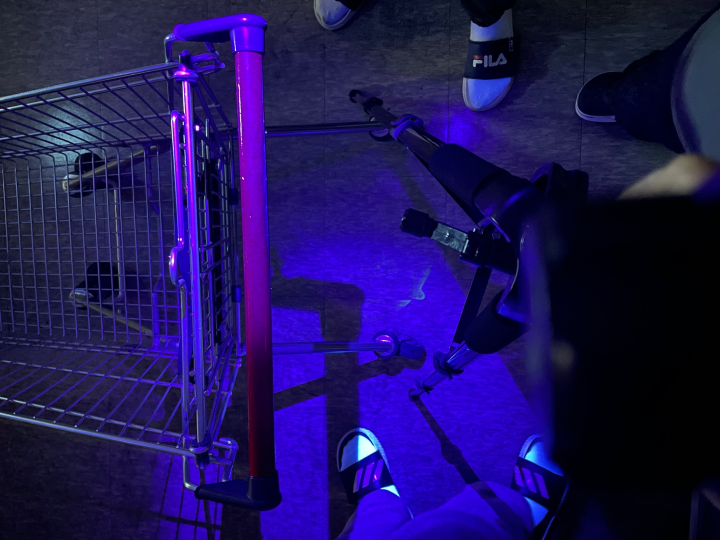
#> input picture 222.jpg, 1440 x 1080 px (shown at 1/2 size)
$ python test2.py
#> lines starting #> are read from the running program, lines starting #| are printed output that depends on the picture
#!/usr/bin/env python
from opencv_header import *

def onChange(pos):
    pass

if __name__ == "__main__":
    # capture = cv2.VideoCapture(-1)
    # capture.set(cv2.CAP_PROP_FRAME_WIDTH, 640)
    # capture.set(cv2.CAP_PROP_FRAME_HEIGHT, 480)
    src = cv2.imread("./222.jpg", cv2.IMREAD_COLOR)
#> src is the input picture: shape (1080, 1440, 3); mean B, G, R 90.3, 19.1, 30.6
    # src = cv2.imread("/home/robit/VS_workspace/capstone/images/1.jpg", cv2.IMREAD_COLOR)
    src = cv2.resize(src, dsize=(640, 480), interpolation=cv2.INTER_AREA)
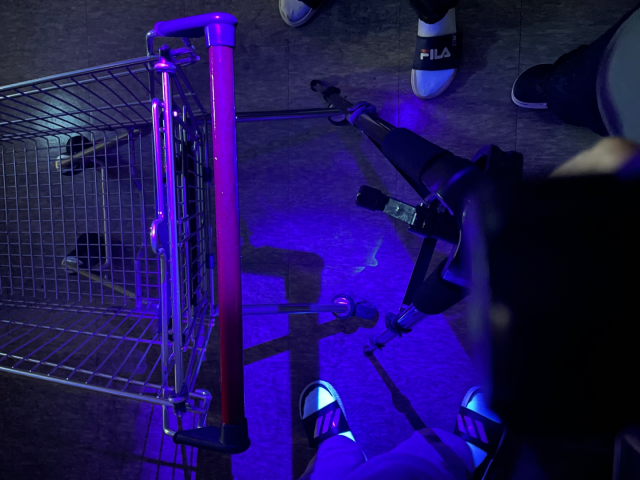
#> src: shape (480, 640, 3); mean B, G, R 90.3, 19.1, 30.6

    cv2.namedWindow("img_binary")

    cv2.createTrackbar("g_scale", "img_binary", 0, 255, onChange)

    cv2.setTrackbarPos("g_scale", "img_binary", 27)

    while cv2.waitKey(33) != ord('q'):
        # ret, frame = capture.read()
        # cv2.imshow("VideoFrame", frame)
#> (key q is pressed here)
        height, width, channel = src.shape

        g_scale = cv2.getTrackbarPos("g_scale", "img_binary")


        img_binary = Grayscale(src, g_scale)
        cv2.imshow('img_binary', img_binary)


        if cv2.waitKey(33) == ord('r'):
            cv2.setTrackbarPos("g_scale", "img_contourBox", 27)

#> (the run stopped early here; a loop or call above may not have finished)

$ run again, with 111.jpg copied over 222.jpg
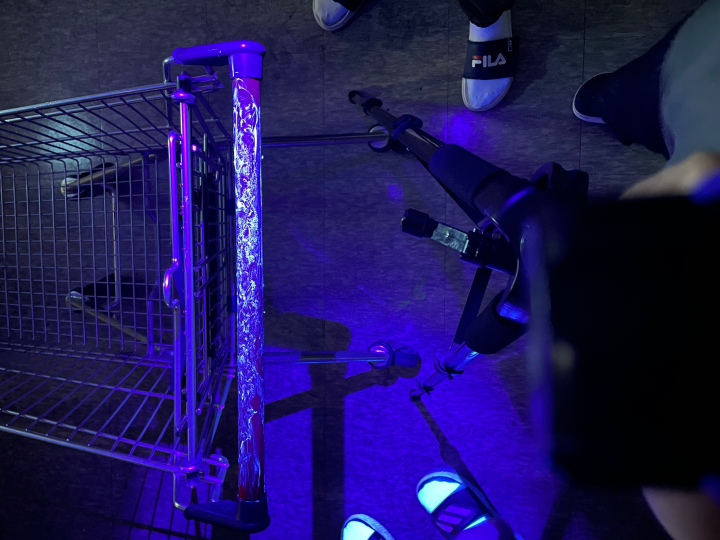
#> input picture 111.jpg, 1440 x 1080 px (shown at 1/2 size)
#> src is the input picture: shape (1080, 1440, 3); mean B, G, R 90.2, 22.9, 30.7
#> `src = cv2.resize(src, dsize=(640, 480), interpolation=cv2.INTER_AREA)`:
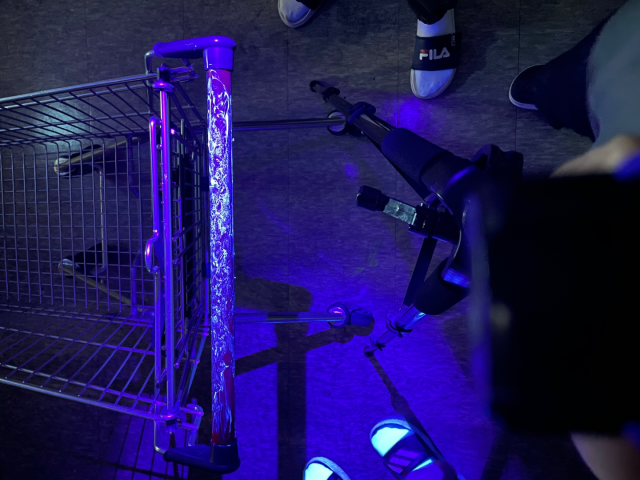
#> src: shape (480, 640, 3); mean B, G, R 90.2, 22.9, 30.7

$ run again, with 123.jpg copied over 222.jpg
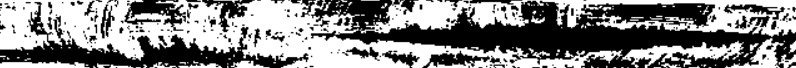
#> input picture 123.jpg, 796 x 68 px
#> src is the input picture: shape (68, 796, 3); min 0, max 255, mean 133.6
#> `src = cv2.resize(src, dsize=(640, 480), interpolation=cv2.INTER_AREA)`:
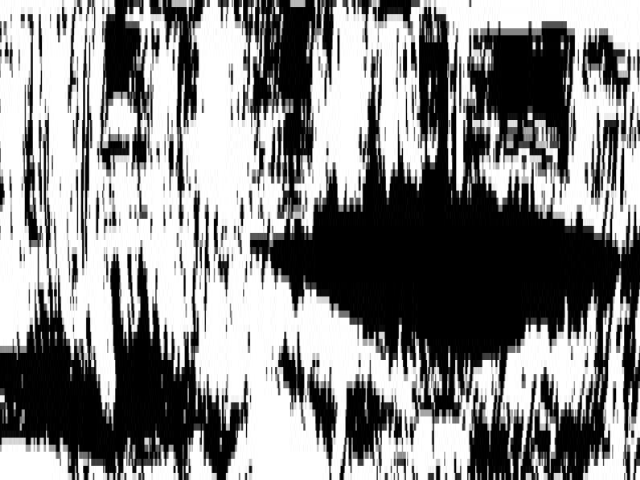
#> src: shape (480, 640, 3); min 0, max 255, mean 133.5
